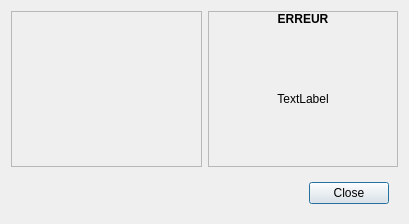
<?xml version="1.0" encoding="UTF-8"?>
<ui version="4.0">
 <class>Dialog</class>
 <widget class="QDialog" name="Dialog">
  <property name="geometry">
   <rect>
    <x>0</x>
    <y>0</y>
    <width>409</width>
    <height>224</height>
   </rect>
  </property>
  <property name="windowTitle">
   <string>Dialog</string>
  </property>
  <layout class="QVBoxLayout" name="verticalLayout">
   <item>
    <widget class="QWidget" name="widgetHaut" native="true">
     <layout class="QHBoxLayout" name="horizontalLayout">
      <property name="leftMargin">
       <number>0</number>
      </property>
      <property name="topMargin">
       <number>0</number>
      </property>
      <property name="rightMargin">
       <number>0</number>
      </property>
      <property name="bottomMargin">
       <number>0</number>
      </property>
      <item>
       <widget class="QFrame" name="frameIcon">
        <property name="sizePolicy">
         <sizepolicy hsizetype="Preferred" vsizetype="Preferred">
          <horstretch>0</horstretch>
          <verstretch>0</verstretch>
         </sizepolicy>
        </property>
        <property name="frameShape">
         <enum>QFrame::StyledPanel</enum>
        </property>
        <property name="frameShadow">
         <enum>QFrame::Raised</enum>
        </property>
       </widget>
      </item>
      <item>
       <widget class="QFrame" name="frameMessage">
        <property name="frameShape">
         <enum>QFrame::StyledPanel</enum>
        </property>
        <property name="frameShadow">
         <enum>QFrame::Raised</enum>
        </property>
        <layout class="QVBoxLayout" name="verticalLayout_3">
         <property name="leftMargin">
          <number>0</number>
         </property>
         <property name="topMargin">
          <number>0</number>
         </property>
         <property name="rightMargin">
          <number>0</number>
         </property>
         <property name="bottomMargin">
          <number>0</number>
         </property>
         <item alignment="Qt::AlignTop">
          <widget class="QLabel" name="labelErreur">
           <property name="font">
            <font>
             <weight>75</weight>
             <bold>true</bold>
            </font>
           </property>
           <property name="text">
            <string>ERREUR</string>
           </property>
           <property name="alignment">
            <set>Qt::AlignCenter</set>
           </property>
          </widget>
         </item>
         <item>
          <widget class="QLabel" name="labelMessage">
           <property name="sizePolicy">
            <sizepolicy hsizetype="Preferred" vsizetype="Expanding">
             <horstretch>0</horstretch>
             <verstretch>0</verstretch>
            </sizepolicy>
           </property>
           <property name="text">
            <string>TextLabel</string>
           </property>
           <property name="alignment">
            <set>Qt::AlignCenter</set>
           </property>
          </widget>
         </item>
        </layout>
       </widget>
      </item>
     </layout>
    </widget>
   </item>
   <item>
    <widget class="QWidget" name="widgetBas" native="true">
     <property name="sizePolicy">
      <sizepolicy hsizetype="Preferred" vsizetype="Fixed">
       <horstretch>0</horstretch>
       <verstretch>0</verstretch>
      </sizepolicy>
     </property>
     <layout class="QVBoxLayout" name="verticalLayout_2">
      <item>
       <widget class="QDialogButtonBox" name="buttonBox">
        <property name="sizePolicy">
         <sizepolicy hsizetype="Preferred" vsizetype="Fixed">
          <horstretch>0</horstretch>
          <verstretch>0</verstretch>
         </sizepolicy>
        </property>
        <property name="orientation">
         <enum>Qt::Horizontal</enum>
        </property>
        <property name="standardButtons">
         <set>QDialogButtonBox::Close</set>
        </property>
       </widget>
      </item>
     </layout>
    </widget>
   </item>
  </layout>
 </widget>
 <resources/>
 <connections>
  <connection>
   <sender>buttonBox</sender>
   <signal>accepted()</signal>
   <receiver>Dialog</receiver>
   <slot>accept()</slot>
   <hints>
    <hint type="sourcelabel">
     <x>248</x>
     <y>254</y>
    </hint>
    <hint type="destinationlabel">
     <x>157</x>
     <y>274</y>
    </hint>
   </hints>
  </connection>
  <connection>
   <sender>buttonBox</sender>
   <signal>rejected()</signal>
   <receiver>Dialog</receiver>
   <slot>reject()</slot>
   <hints>
    <hint type="sourcelabel">
     <x>316</x>
     <y>260</y>
    </hint>
    <hint type="destinationlabel">
     <x>286</x>
     <y>274</y>
    </hint>
   </hints>
  </connection>
 </connections>
</ui>
